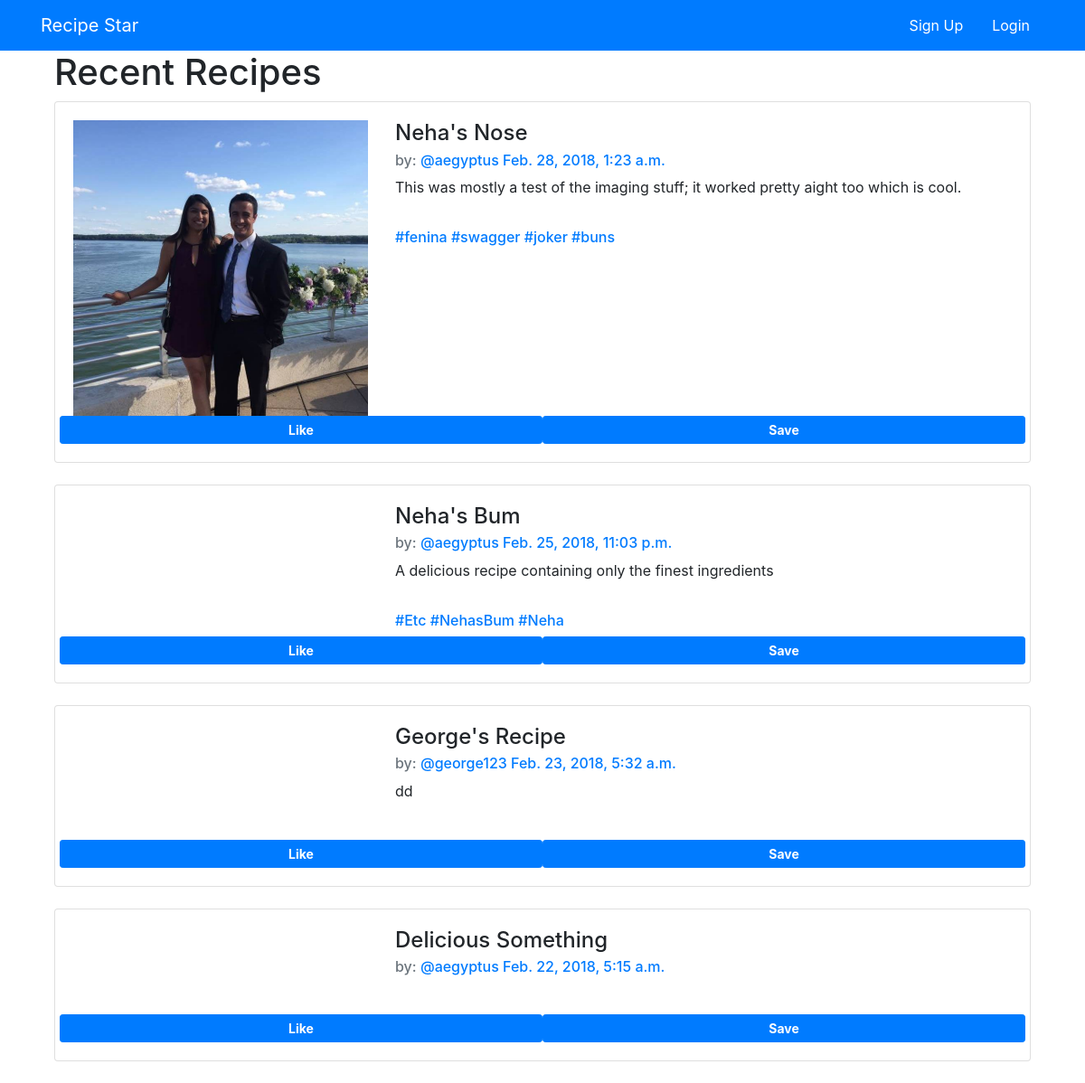
The app's page /recipies/list/, older data.
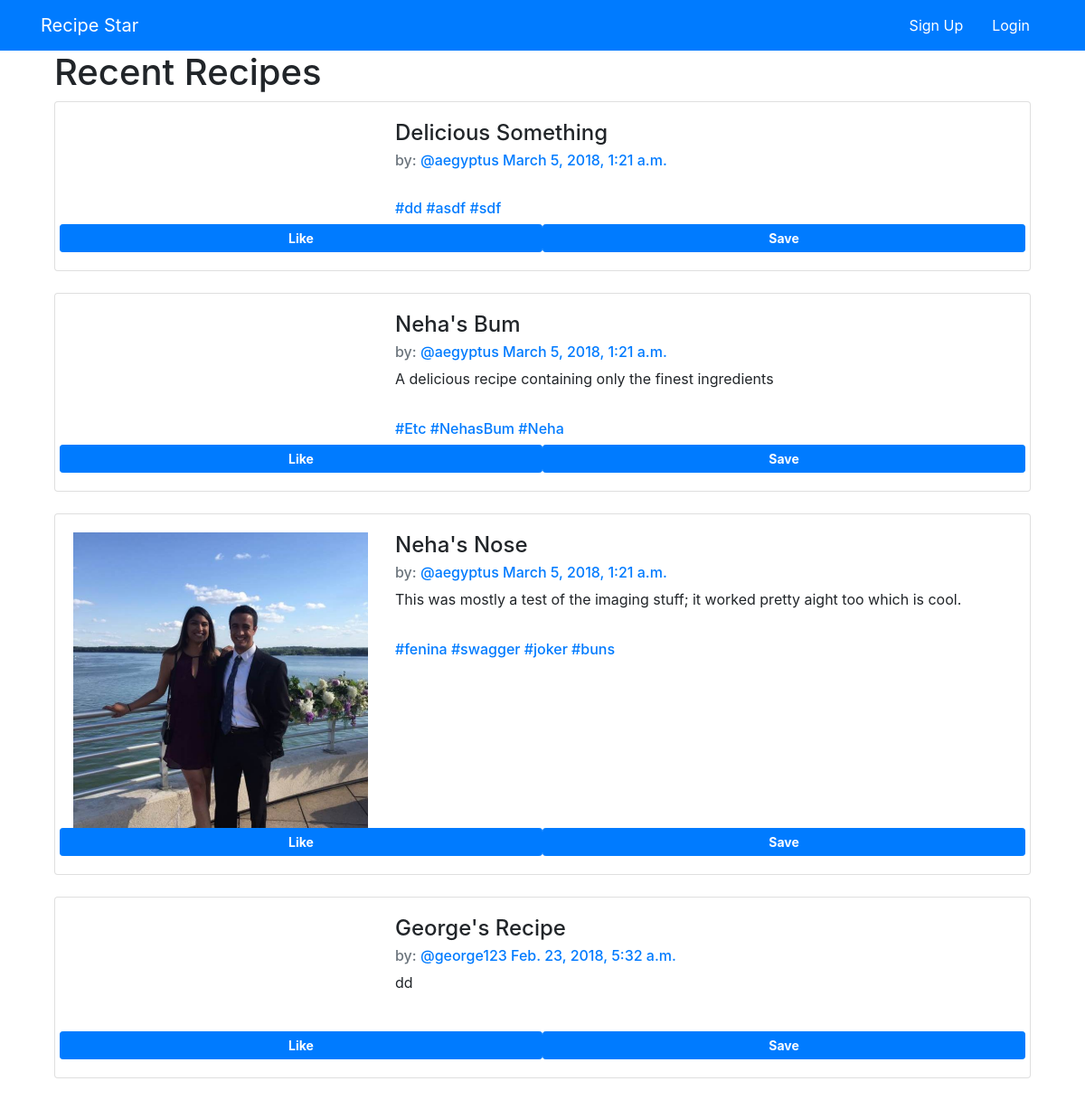
The same page, newer data.
### recipies/models.py (models this page shows, shortened)
class Recipe(models.Model):
    user = models.ForeignKey(auth.models.User, on_delete=models.CASCADE, related_name='recipes')
    name = models.CharField(max_length=100)
    instructions = models.TextField()
    ingredients = models.TextField()
    created_at = models.DateTimeField(auto_now=True)
    about = models.TextField(blank=True, default='')
    cuisine = TaggableManager()
    pic = models.ImageField(upload_to=UploadToPathAndRename('images'), null=True, blank=True)
    like_id = models.CharField(max_length=20, editable=False)
    save_id = models.CharField(max_length=20, editable=False)
    class Meta:
        ordering = ['-created_at']

### recipies/views.py (the view)
# urls.py: path('list/', views.RecipeList.as_view(), name='list'),
class RecipeList(generic.ListView, SelectRelatedMixin):
    model = models.Recipe
    select_related = ('user')
    template_name = 'recipies/recipe_list.html'

### recipies/templatetags/app_filters.py (called while the page is built)
def htfy(value):
    if str(value)[0]=='#':
        return value
    else:
        return '#'+str(value)

def get_recipe(value):
    return [val.recipe for val in value]

### recipies/templates/recipies/recipe_list.html
{% extends 'base.html' %}
{% block content %}
<div class="container">
  <h1>Recent Recipes</h1>
  {% for recipe in recipe_list %}
    {% include 'recipies/_recipe.html' %}
  {% endfor %}
</div>
{% endblock %}

### recipies/templates/recipies/_recipe.html (shortened to what this page needs)
{% load app_filters %}
<div class="card">
  <div class="card-body">
<div class='row'>
  <div class='col-md-4'>
    {% if recipe.pic %}
      <img src="{{ recipe.pic.url }}" style='height: 100%; width: 100%; object-fit: contain' alt='blah' />
    {% endif %}
  </div>
  <div class='col-md-8'>
  <h4 class='card-title'>{{recipe.name}}</h4>
    <h6 class='card-subtitle mb-2 text-muted'>
    by: <a href="{% url 'recipies:by_recipe' username=recipe.user.username %}">@{{recipe.user.username}}</a>
    <a href="{% url 'recipies:detailview' pk=recipe.pk %}">{{recipe.created_at}}</a>
  </h6>
  <p class='card-text'>
    {{recipe.about}}
  </p>
  <br>
  <h6 class='card-subtitle mb-2 text-muted'>
    {% for tags in recipe.cuisine.names %}
    <a href="#">{{ tags|htfy }}</a>
    {% endfor %}
  </div>
</div>
<div class="row">
  <button class="btn btn-sm btn-primary like col" id="{{recipe.like_id}}">
  {% if recipe in user.likes.all|get_recipe %}
    <strong>Unlike</strong>
  {% else %}
    <strong>Like</strong>
  {% endif %}
  </button>
  <button class="btn btn-sm btn-primary save col" id="{{recipe.save_id}}">
  {% if recipe in user.saves.all|get_recipe %}
    <strong>Unsave</strong>
  {% else %}
    <strong>Save</strong>
  {% endif %}
  </button>
</div>
</div>
</div>
<br>

Row changes from the older to the newer data that the page shows:
changed Recipe "Delicious Something": created_at "Feb. 22, 2018, 5:15 a.m." → "March 5, 2018, 1:21 a.m."; moves up the list
changed Recipe "Neha's Bum": created_at "Feb. 25, 2018, 11:03 p.m." → "March 5, 2018, 1:21 a.m."; moves down the list
changed Recipe "Neha's Nose": created_at "Feb. 28, 2018, 1:23 a.m." → "March 5, 2018, 1:21 a.m."
Text that changed along with them:
new list line: "#dd"
new list line: "#asdf"
new list line: "#sdf"
